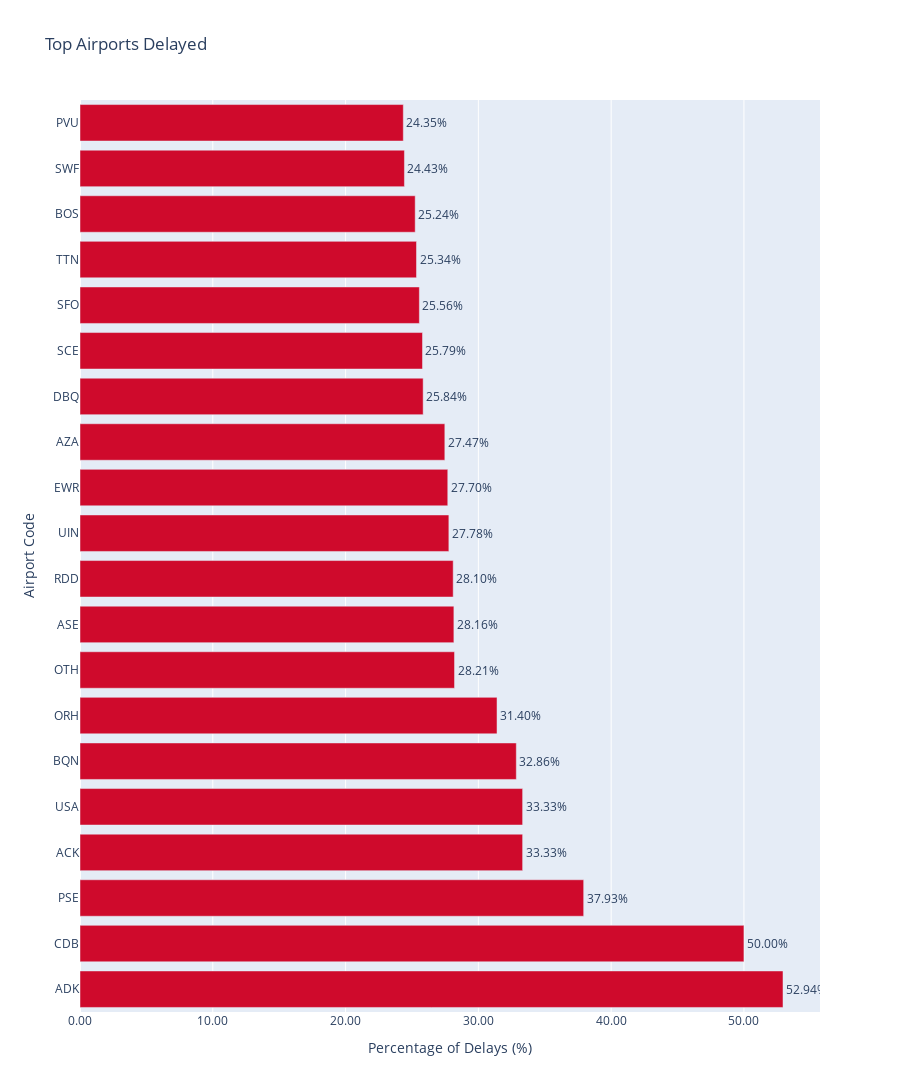

Write notebook code for a chart like this one.
### Markdown cell above
## Question 1

What are the most delayed airports?

### Code cell
airport_delays = df.groupby(['airport', 'airport_name']).agg({'arr_flights': 'sum', 'arr_del15': 'sum'}).reset_index()

airport_delays['delay_percentage'] = (airport_delays['arr_del15'] / airport_delays['arr_flights']) * 100
airport_delays = airport_delays.sort_values(by='delay_percentage', ascending=False)

top_airports = airport_delays.head(20)

fig = px.bar(top_airports, x='delay_percentage', y='airport', text='delay_percentage',
             hover_data=['airport_name'], orientation='h',
             title='Top Airports Delayed')

fig.update_layout(
    xaxis_title="Percentage of Delays (%)",
    yaxis_title="Airport Code",
    xaxis=dict(tickformat=".2f"),
    height=1200,
)

fig.update_traces(texttemplate='%{text:.2f}%', textposition='outside', marker_color='#CF0A2C',)
fig.show()

### Figure 1 — Plotly figure (JSON) as saved in the notebook; plotly's stock layout.template omitted (floating-point values rounded to 4 significant figures)
{"data": [{"alignmentgroup": "True", "customdata": [["Adak Island, AK: Adak"], ["Cold Bay, AK: Cold Bay Airport"], ["Ponce, PR: Mercedita"], ["Nantucket, MA: Nantucket Memorial"], ["Concord, NC: Concord Padgett Regional"], ["Aguadilla, PR: Rafael Hernandez"], ["Worcester, MA: Worcester Regional"], ["North Bend/Coos Bay, OR: Southwest Oregon Regional"], ["Aspen, CO: Aspen Pitkin County Sardy Field"], ["Redding, CA: Redding Municipal"], ["Quincy, IL: Quincy Regional-Baldwin Field"], ["Newark, NJ: Newark Liberty International"], ["Phoenix, AZ: Phoenix - Mesa Gateway"], ["Dubuque, IA: Dubuque Regional"], ["State College, PA: University Park"], ["San Francisco, CA: San Francisco International"], ["Trenton, NJ: Trenton Mercer"], ["Boston, MA: Logan International"], ["Newburgh/Poughkeepsie, NY: New York Stewart International"], ["Provo, UT: Provo Municipal"]], "hovertemplate": "delay_percentage=%{text}<br>airport=%{y}<br>airport_name=%{customdata[0]}<extra></extra>", "legendgroup": "", "marker": {"color": "#CF0A2C", "pattern": {"shape": ""}}, "name": "", "offsetgroup": "", "orientation": "h", "showlegend": false, "text": [52.94, 50, 37.93, 33.33, 33.33, 32.86, 31.4, 28.21, 28.16, 28.1, 27.78, 27.7, 27.47, 25.84, 25.79, 25.56, 25.34, 25.24, 24.43, 24.35], "textposition": "outside", "texttemplate": "%{text:.2f}%", "type": "bar", "x": [52.94, 50, 37.93, 33.33, 33.33, 32.86, 31.4, 28.21, 28.16, 28.1, 27.78, 27.7, 27.47, 25.84, 25.79, 25.56, 25.34, 25.24, 24.43, 24.35], "xaxis": "x", "y": ["ADK", "CDB", "PSE", "ACK", "USA", "BQN", "ORH", "OTH", "ASE", "RDD", "UIN", "EWR", "AZA", "DBQ", "SCE", "SFO", "TTN", "BOS", "SWF", "PVU"], "yaxis": "y"}], "layout": {"barmode": "relative", "height": 1200, "legend": {"tracegroupgap": 0}, "title": {"text": "Top Airports Delayed"}, "xaxis": {"anchor": "y", "domain": [0, 1], "tickformat": ".2f", "title": {"text": "Percentage of Delays (%)"}}, "yaxis": {"anchor": "x", "domain": [0, 1], "title": {"text": "Airport Code"}}}}
